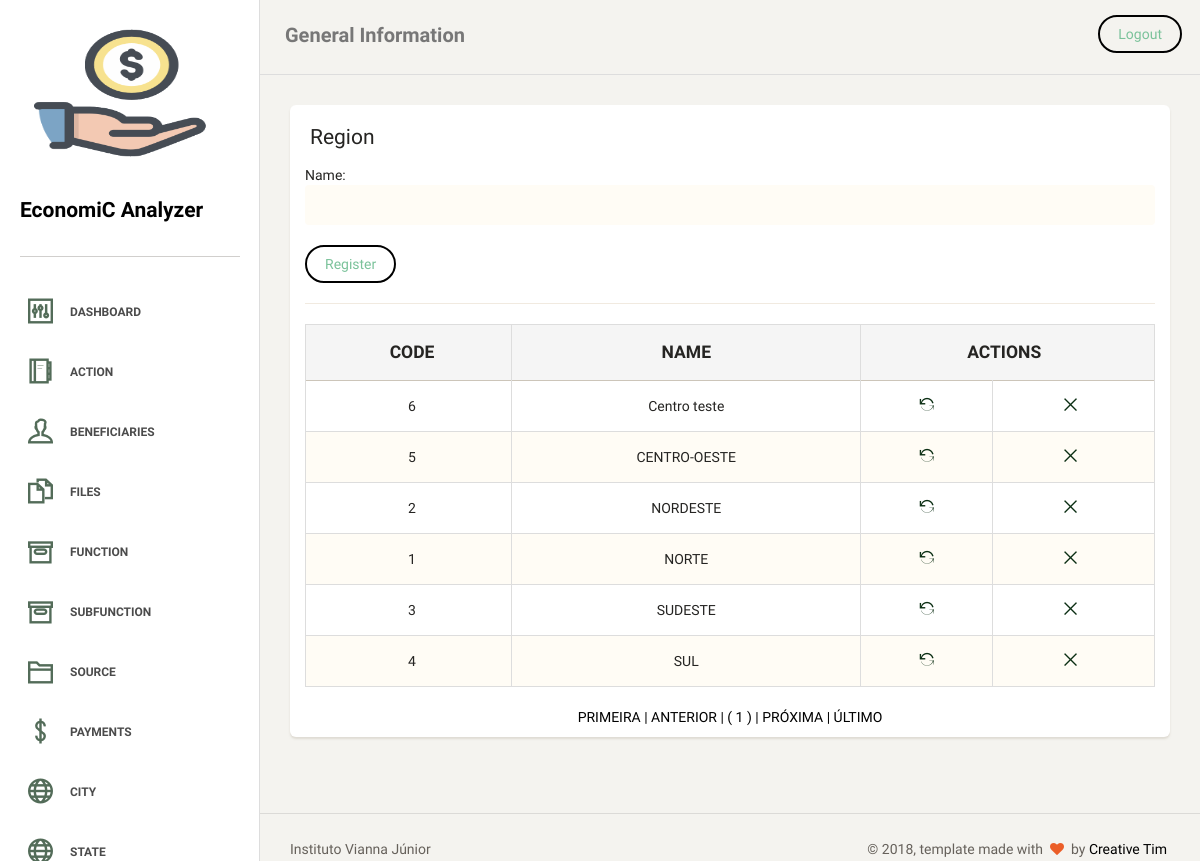
The app's page /region.php with its own data.
### tables this page shows
CREATE TABLE `tb_region` (
  `id_region` int(11) NOT NULL AUTO_INCREMENT,
  `str_name_region` varchar(12) DEFAULT NULL,
  PRIMARY KEY (`id_region`),
  UNIQUE KEY `str_name_region_UNIQUE` (`str_name_region`)
);

### dao/regionDAO.php (the view, shortened to what this page needs)
<?php
require_once "classes/region.php";
class regionDAO
{
    public function pagedTable()
    {
        global $pdo;
        $endereco = $_SERVER ['PHP_SELF'];
        $pagina_atual = (isset($_GET['page']) && is_numeric($_GET['page'])) ? $_GET['page'] : 1;
        $linha_inicial = ($pagina_atual - 1) * QTDE_REGISTROS;
        $sql = "SELECT id_region, str_name_region FROM tb_region LIMIT {$linha_inicial}, " . QTDE_REGISTROS;
        $statement = $pdo->prepare($sql);
        $statement->execute();
        $dados = $statement->fetchAll(PDO::FETCH_OBJ);
        $sqlContador = "SELECT COUNT(*) AS total_registros FROM tb_region";
        $statement = $pdo->prepare($sqlContador);
        $statement->execute();
        $valor = $statement->fetch(PDO::FETCH_OBJ);
        $primeira_pagina = 1;
        $ultima_pagina = ceil($valor->total_registros / QTDE_REGISTROS);
        $pagina_anterior = ($pagina_atual > 1) ? $pagina_atual - 1 : 0;
        $proxima_pagina = ($pagina_atual < $ultima_pagina) ? $pagina_atual + 1 : 0;
        $range_inicial = (($pagina_atual - RANGE_PAGINAS) >= 1) ? $pagina_atual - RANGE_PAGINAS : 1;
        $range_final = (($pagina_atual + RANGE_PAGINAS) <= $ultima_pagina) ? $pagina_atual + RANGE_PAGINAS : $ultima_pagina;
        $exibir_botao_inicio = ($range_inicial < $pagina_atual) ? 'mostrar' : 'esconder';
        $exibir_botao_final = ($range_final > $pagina_atual) ? 'mostrar' : 'esconder';
        if (!empty($dados)):
            echo "
     <table class='table table-striped table-bordered'>
     <thead>
       <tr style='text-transform: uppercase;' class='active'>
        <th style='text-align: center; font-weight: bolder;'>Code</th>
        <th style='text-align: center; font-weight: bolder;'>Name</th>
        <th style='text-align: center; font-weight: bolder;' colspan='2'>Actions</th>
       </tr>
     </thead>
     <tbody>";
            foreach ($dados as $regi):
                echo "<tr>
        <td style='text-align: center'>$regi->id_region</td>
        <td style='text-align: center'>$regi->str_name_region</td>
        <td style='text-align: center'><a href='?act=upd&id=$regi->id_region' title='Alterar'><i class='ti-reload'></i></a></td>
        <td style='text-align: center'><a href='?act=del&id=$regi->id_region' title='Remover'><i class='ti-close'></i></a></td>
       </tr>";
            endforeach;
            echo "
</tbody>
     </table>
     <div class='box-paginacao' style='text-align: center'>
       <a class='box-navegacao  $exibir_botao_inicio' href='$endereco?page=$primeira_pagina' title='Primeira Página'> PRIMEIRA  |</a>
       <a class='box-navegacao  $exibir_botao_inicio' href='$endereco?page=$pagina_anterior' title='Página Anterior'> ANTERIOR  |</a>
";
            for ($i = $range_inicial; $i <= $range_final; $i++):
                $destaque = ($i == $pagina_atual) ? 'destaque' : '';
                echo "<a class='box-numero $destaque' href='$endereco?page=$i'> ( $i ) </a>";
            endfor;
            echo "<a class='box-navegacao $exibir_botao_final' href='$endereco?page=$proxima_pagina' title='Próxima Página'>| PRÓXIMA  </a>
                  <a class='box-navegacao $exibir_botao_final' href='$endereco?page=$ultima_pagina'  title='Última Página'>| ÚLTIMO  </a>
     </div>";
        else:
            echo "<p class='bg-danger'>Nenhum registro foi encontrado!</p>
     ";
        endif;
    }
}

### records on screen
tb_region: id_region "6", str_name_region "Centro teste"
tb_region: id_region "5", str_name_region "CENTRO-OESTE"
tb_region: id_region "2", str_name_region "NORDESTE"
tb_region: id_region "1", str_name_region "NORTE"
tb_region: id_region "3", str_name_region "SUDESTE"
tb_region: id_region "4", str_name_region "SUL"
